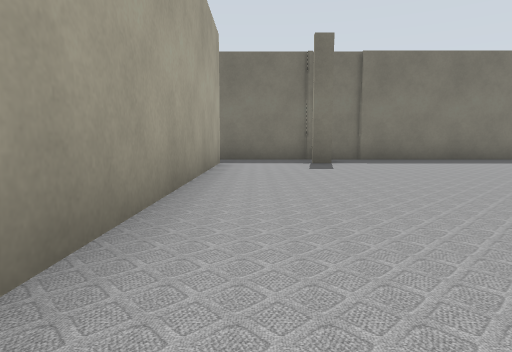
view 1 (above)

24 first-person views from a walk through a Gazebo world. The camera is 0.5 m above the floor, tilts 6° down and sees 75° across. The lines on the ground mark 1 m squares. The floor is counted in squares, 1 m on a side. Each view is taken from the middle of a square. On the plan, view 1 faces up. The plan holds only what a view shows up to about 9 squares ahead; the rest is blank. The place goes on beyond the plan.

view 2
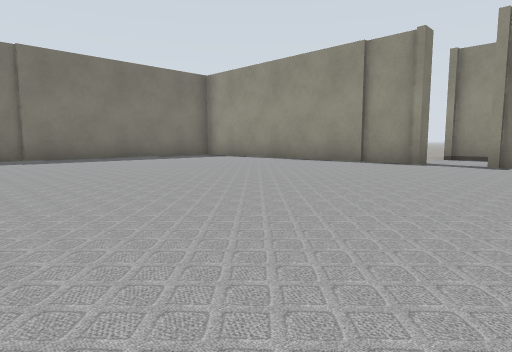

view 3
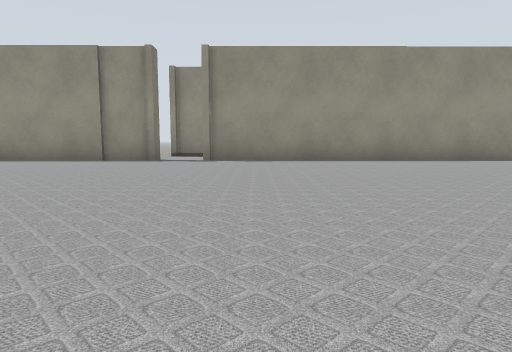

view 4
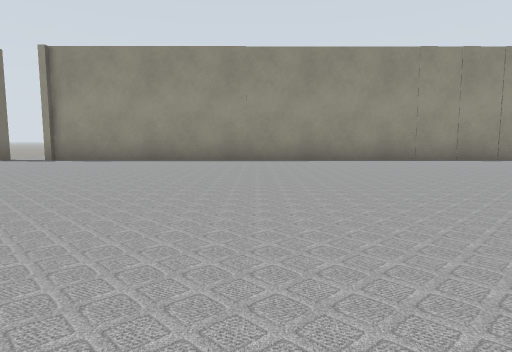

view 5
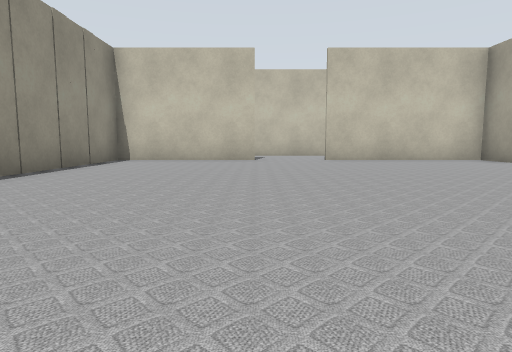

view 6
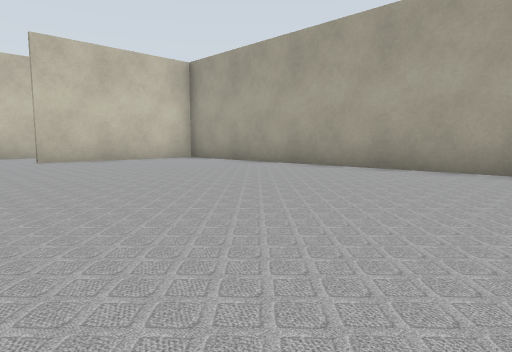

view 7
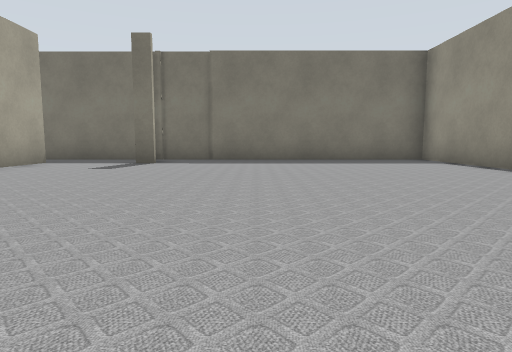

view 8
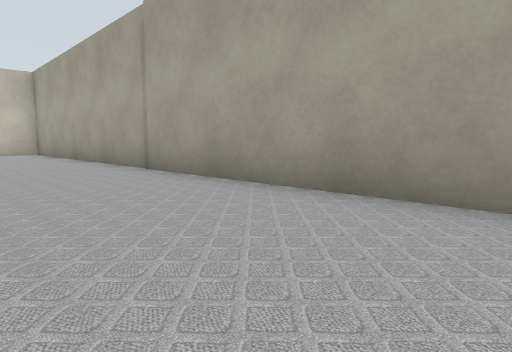

view 9
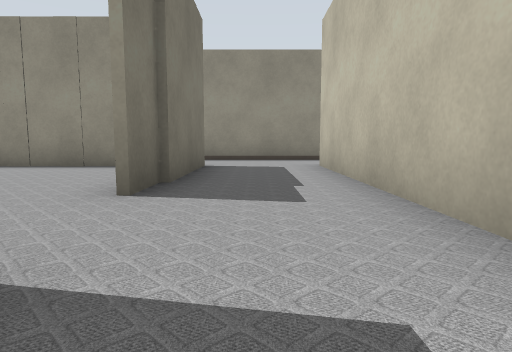

view 10
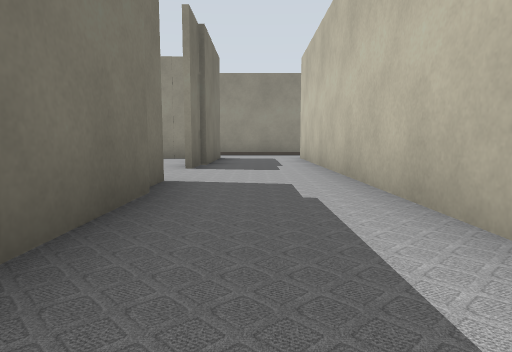

view 11
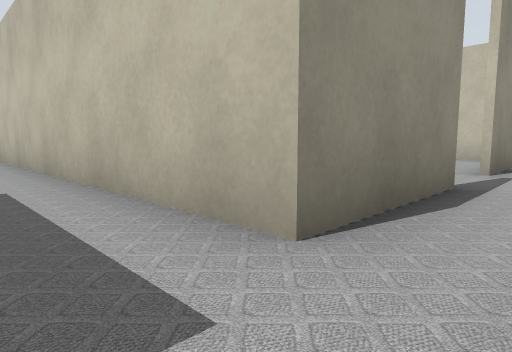

view 12
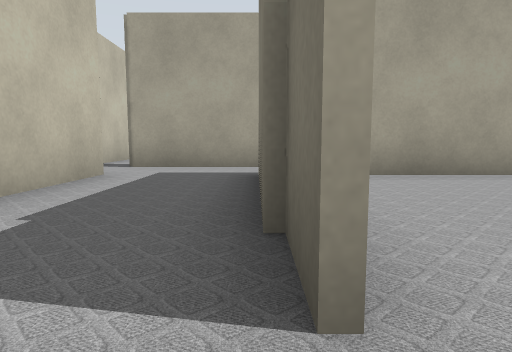

view 13
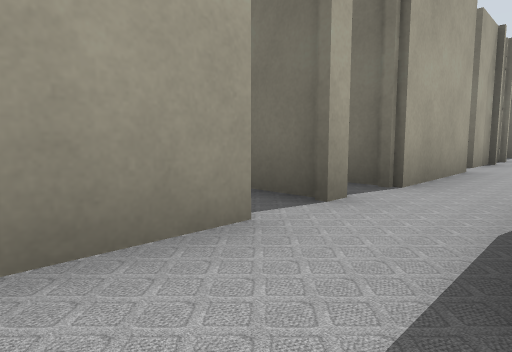

view 14
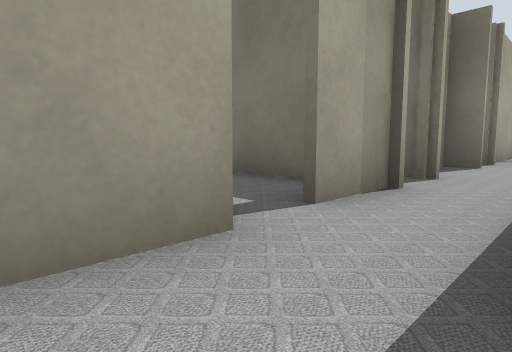

view 15
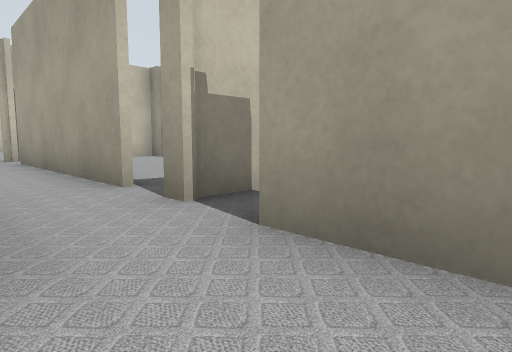

view 16
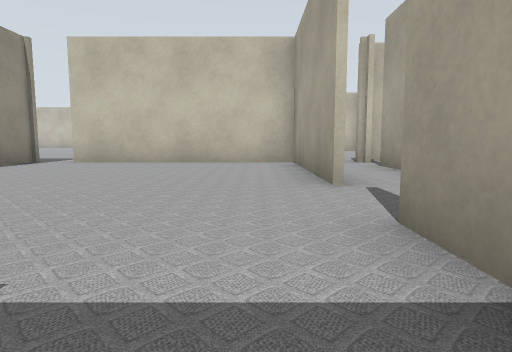

view 17
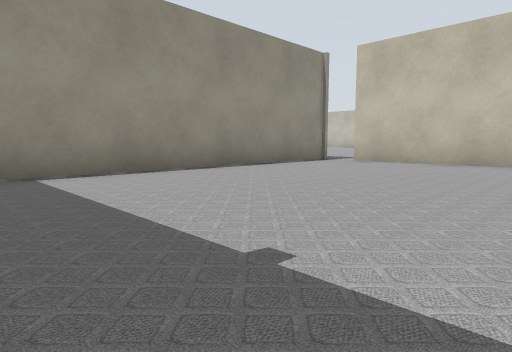

view 18
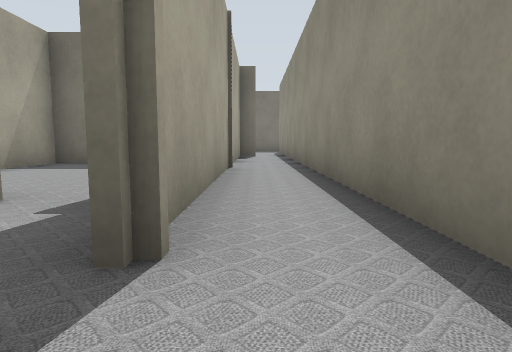

view 19
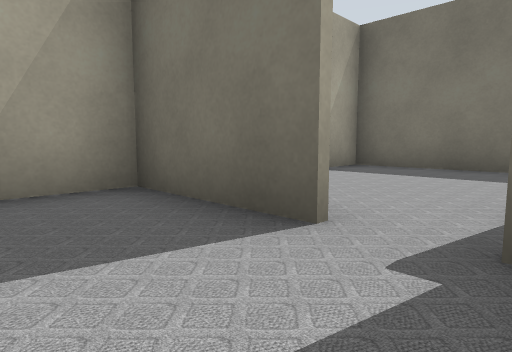

view 20
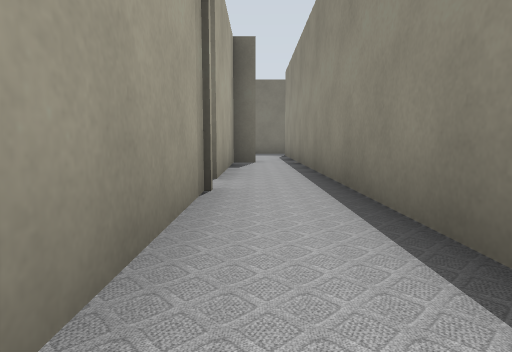

view 21
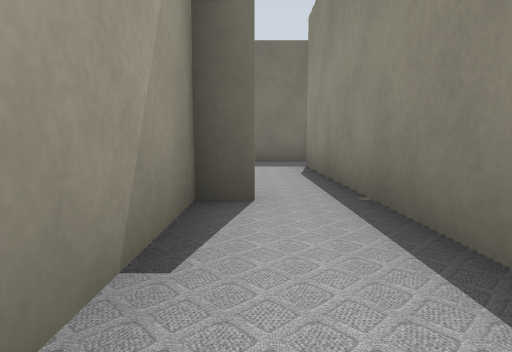

view 22
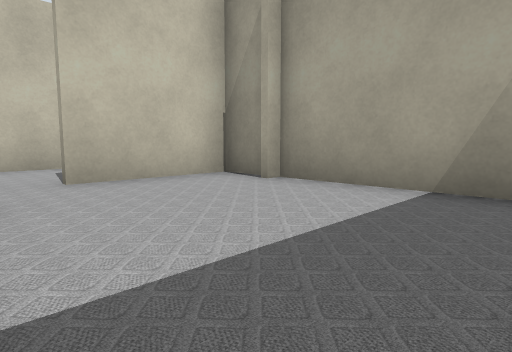

view 23
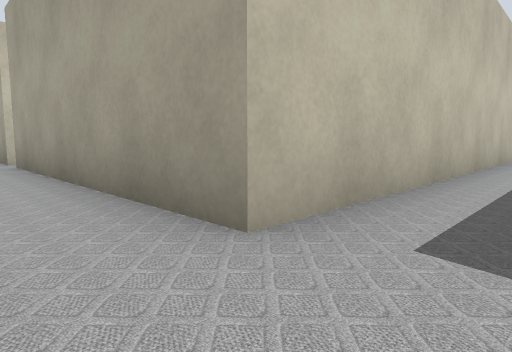

view 24
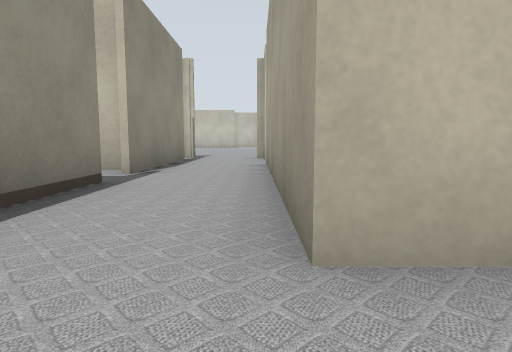

### Floor plan
Points are (right, up) in squares from view 1. A wall is a line through its corners. A room is listed if a view was taken in it or the views show most of it. See-through windows are left out.
Room 1 (views 1, 2, 3, 4, 5, 6, 7, 8)
walls: (9, 1.5) (8.6, 1.5) (8.6, 5.5); (8.6, 5.8) (8.6, 9) (-0.6, 9); (1.8, 7.5) (1.3, 7.5) (1.3, 8.1); (5, -12.7) (8.6, -12.7) (8.6, 0.4); (-0.8, 7.8) (-0.8, -12.7) (3.2, -12.7)
ways out: opening at (4.5, -13) to room 2; opening at (9, 1) to room 8; opening at (-1, 8)
Room 2 (views 9, 10, 11, 12, 14, 15, 18, 24)
walls: (3.2, -13) (-0.4, -13); (-1, -15.3) (8.8, -15.3); (-2.5, -12.8) (-2.5, -14.5); (-2.5, -10.2) (-2.5, -11.9); (8.9, -13) (5, -13)
ways out: opening at (4.5, -13) to room 1; opening at (-2, -6) to room 6; opening at (9, -14) to room 8; opening at (-2, -15) to room 9
Room 3 (view 13)
walls: (-1, -21.6) (-1, -19.8); (-1, -18.1) (-1, -16.5); (-2.5, -17.5) (-2.5, -22.8); (-2.5, -16.4) (-2.5, -16.6)
ways out: opening at (-1, -19) to room 4; opening at (-2, -17.5) to room 9; opening at (-3, -23); opening at (-2, -24)
Room 4 (views 16, 17)
walls: (-0.8, -19.8) (-0.8, -23.8) (4.4, -23.8); (-0.8, -17) (-0.8, -18.1); (5.2, -24) (5.2, -16.6)
ways out: opening at (-1, -19) to room 3; gap at (4, -24)
Room 5 (view 19)
walls: (-4.9, -6.7) (-3.9, -6.7); (-4.1, -4.3) (-6.6, -4.3); (-6.5, -3.4) (-6.5, -5.6)
ways out: opening at (-3, -6) to room 6; gap at (-4, -4) to room 7
Room 6 (views 20, 21)
walls: (-2.5, -0.5) (-2.5, -5.8); (-2, 3.8) (-2.5, 3.8) (-2.5, 0.5); (-1, -5.8) (-1, 4.1)
ways out: opening at (-2, -6) to room 2; opening at (-3, -6) to room 5; opening at (-3, 0) to room 7; gap at (-2, 4)
Room 7 (view 22)
walls: (-2.5, 0.5) (-6.5, 0.5) (-6.5, -3.1); (-6.6, -4.2) (-4.1, -4.2)
ways out: gap at (-4, -4) to room 5; opening at (-3, 0) to room 6
Room 8 (view 23)
walls: (8.8, -15.3) (8.8, -21.6); (10.9, -18.1) (10.9, -12.6); (10.9, 0.8) (10.9, 1.8); (10.9, -23) (10.9, -19)
ways out: opening at (9, 1) to room 1; opening at (9, -14) to room 2; opening at (9, -22); opening at (10, -23.5); opening at (10, 2); gap at (11, -18)
Room 9 (no view inside)
walls: (-2.5, -14.5) (-2.5, -15.4); (-1, -16.5) (-1, -15.3)
ways out: opening at (-2, -15) to room 2; opening at (-2, -17.5) to room 3; opening at (-3, -16)

Where each view was taken, in squares from view 1:
view 1: 0 up, 0 right, facing up
view 2: 1 down, 1 right, facing up-right
view 3: 1 down, 0 right, facing right
view 4: 5 down, 0 right, facing right
view 5: 4 down, 5 right, facing down
view 6: 4 down, 5 right, facing down-left
view 7: 0 up, 4 right, facing up
view 8: 1 up, 2 right, facing down-left
view 9: 14 down, 2 right, facing right
view 10: 14 down, 1 left, facing right
view 11: 14 down, 2 left, facing down-right
view 12: 13 down, 4 right, facing left
view 13: 19 down, 1 left, facing up-left
view 14: 14 down, 1 left, facing up-left
view 15: 14 down, 1 left, facing down-left
view 16: 16 down, 0 right, facing down
view 17: 16 down, 0 right, facing down-right
view 18: 7 down, 2 left, facing up
view 19: 6 down, 3 left, facing up-left
view 20: 4 down, 2 left, facing up
view 21: 1 up, 2 left, facing up
view 22: 0 up, 3 left, facing down-left
view 23: 14 down, 10 right, facing down-left
view 24: 14 down, 9 right, facing down
